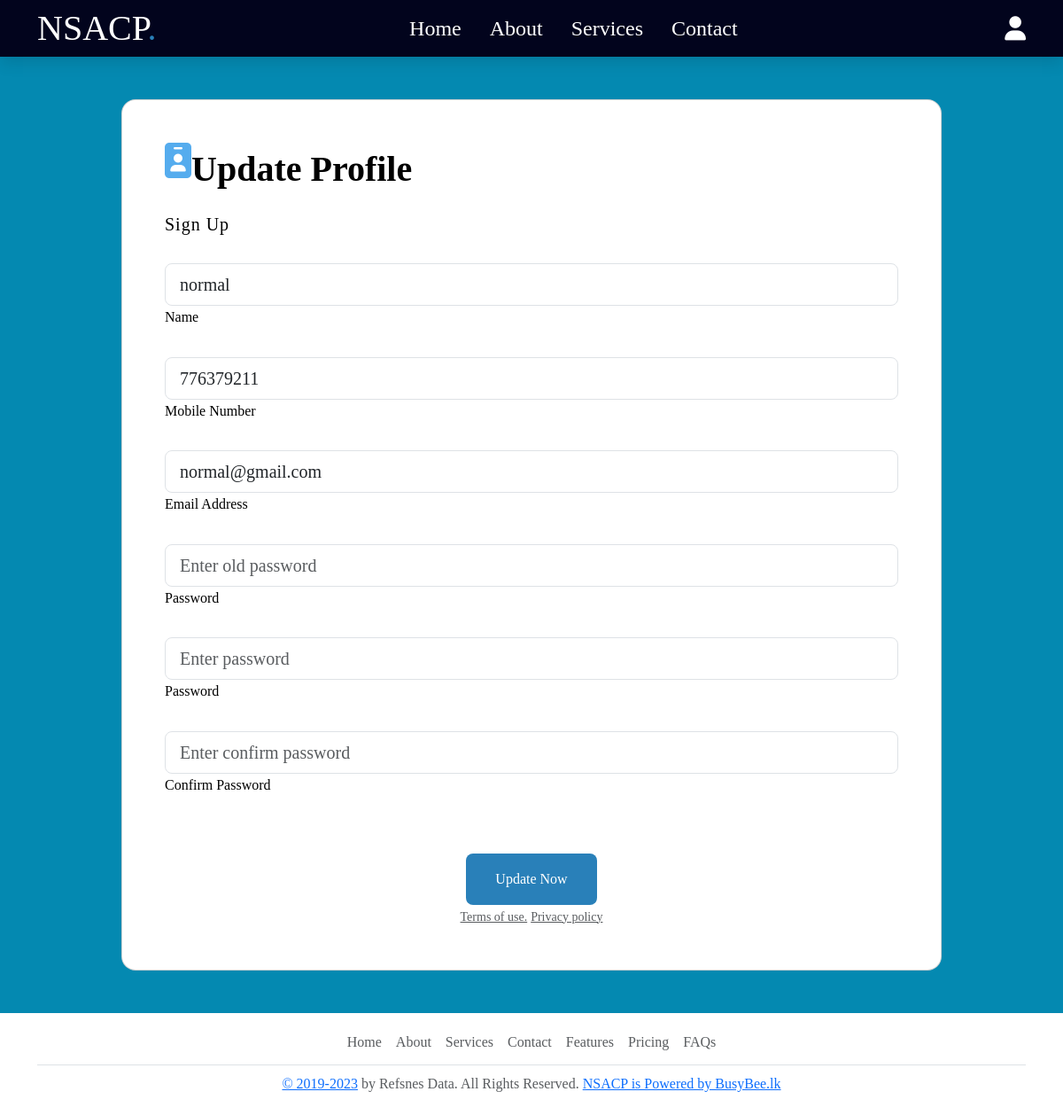
The page /update_user.php (signed in) on the database its author committed.
### tables this page shows
CREATE TABLE `users` (
  `id` int(100) NOT NULL,
  `Name` varchar(100) NOT NULL,
  `MobileNumber` int(11) NOT NULL,
  `email` varchar(100) NOT NULL,
  `Password` varchar(50) NOT NULL
);

### update_user.php (the view, shortened to what this page needs)
<?php
include 'components/connect.php';
?>
<!DOCTYPE html>
<html lang="en">
<head>
  <link href="https://cdn.jsdelivr.net/npm/bootstrap@5.3.2/dist/css/bootstrap.min.css" rel="stylesheet">
  <link rel="stylesheet" href="https://cdnjs.cloudflare.com/ajax/libs/font-awesome/6.1.1/css/all.min.css">
  <link rel="stylesheet" href="css/style.css" />
</head>
<body>
  <?php include 'components/userheader.php' ?>
  <section class="vh-1000" style="background-color: #0489b1">
    <div class="container py-5 h-100">
      <div class="row d-flex justify-content-center align-items-center h-100">
        <div class="col col-xl-10">
          <div class="card" style="border-radius: 1rem">
            <div class="row g-0">
              <div class="col-md-3 col-lg-12 d-flex align-items-center">
                <div class="card-body p-4 p-lg-5 text-black">
                  <form method="POST" action="">
                    <div class="d-flex align-items-center mb-3 pb-1">
                      <i class="fas fa-id-badge"></i>
                      <span class="h1 fw-bold mb-0">Update Profile</span>
                    </div>
                    <h5 class="fw-normal mb-3 pb-3" style="letter-spacing: 1px">
                      Sign Up
                    </h5>
                    <div class="form-outline mb-4">
                      <input type="text" name="Name" placeholder="Enter your name" required="" class="form-control form-control-lg" value="<?= $fetch_profile["Name"]; ?>" />
                      <label class="form-label" for="form2Example17">Name</label>
                    </div>
                    <div class="form-outline mb-4">
                      <input type="text" name="MobileNumber" placeholder="Enter your Mobile Number" required="" class="form-control form-control-lg" value="<?= $fetch_profile["MobileNumber"]; ?>" />
                      <label class="form-label" for="form2Example17">Mobile Number</label>
                    </div>
                    <div class="form-outline mb-4">
                      <input type="email" name="email" placeholder="Enter your email address" required="" class="form-control form-control-lg" value="<?= $fetch_profile["email"]; ?>" />
                      <label class="form-label" for="form2Example17">Email Address</label>
                    </div>
                    <div class="form-outline mb-4">
                      <input type="password" name="old_pass" placeholder="Enter old password" class="form-control form-control-lg" />
                      <label class="form-label" for="form2Example27">Password</label>
                    </div>
                    <div class="form-outline mb-4">
                      <input type="password" name="new_pass" placeholder="Enter password" class="form-control form-control-lg" />
                      <label class="form-label" for="form2Example27">Password</label>
                    </div>
                    <div class="form-outline mb-4">
                      <input type="password" name="cpass" placeholder="Enter confirm password" class="form-control form-control-lg" />
                      <label class="form-label" for="form2Example27">Confirm Password</label>
                    </div>
                    <div class="d-flex justify-content-center">
                      <div class="mt-3">
                        <input type="submit" value="Update now" class="btn main-btn btn-lg btn-block" name="submit">
                      </div>
                    </div>
                    <div class="text-center align-items-center ">
                      <a href="#!" class="small text-muted">Terms of use.</a>
                      <a href="#!" class="small text-muted">Privacy policy</a>
                    </div>
                  </form>
                </div>
              </div>
            </div>
          </div>
        </div>
      </div>
    </div>
  </section>
  <?php include 'components/footer.php'; ?>
</body>
</html>

### css/style.css (style rules this page uses)
:root { --main-color:#2980b9; --orange:#f39c12; --red:#e74c3c; --black:#02041d; --white:#fff; --light-color:#666; --light-bg:#eee; --border:.2rem solid var(--black); --box-shadow:0 .5rem 1rem rgba(0,0,0,.1); }
body { font-family: "Times New Roman", Times, serif; font-size: 16px; line-height: 1.6; }
.main-btn, .delete-btn, .option-btn { display: block; width: 100%; margin-top: 1rem; border-radius: .5rem; padding:1rem 2rem; font-size: 1.0rem; text-transform: capitalize; color:var(--white); cursor: pointer; text-align: center; text-decoration: none; }
.main-btn { background-color: var(--main-color); }
.fas { color: #55acee; font-size: 40px; padding-bottom: 20px; }

### rows shown on the page
users: Name "normal", MobileNumber "776379211", email "normal@gmail.com"
